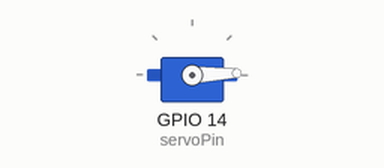
Recording of a program running on a simulated ESP32. On the bench: servo.

Above: at 0.05 s.
At 1.3 s:
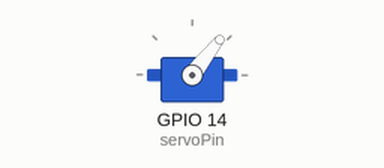
At 2.55 s:
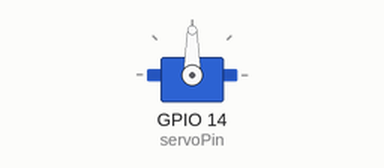
At 5.05 s:
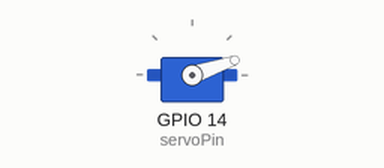
Timing chart, 0 to 8.5 s (numbered marks = the images above):
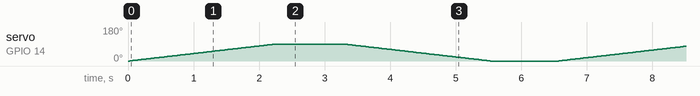

The program:

main.cpp
```cpp
#include <ESP32Servo.h>

Servo myservo;

int servoPin = 14;

void setup()
{
  myservo.setPeriodHertz(50);
  myservo.attach(servoPin, 500, 2400);
}

// add soft movement function that move between 0 and 90 degrees
void softMove(int start, int end, int step, int delayTime)
{
  if (start < end)
  {
    for (int i = start; i <= end; i += step)
    {
      myservo.write(i);
      delay(delayTime);
    }
  }
  else
  {
    for (int i = start; i >= end; i -= step)
    {
      myservo.write(i);
      delay(delayTime);
    }
  }
}

void loop()
{

  softMove(0, 90, 1, 25);
  delay(1000);
  softMove(90, 0, 1, 25);
  delay(1000);
}
```
